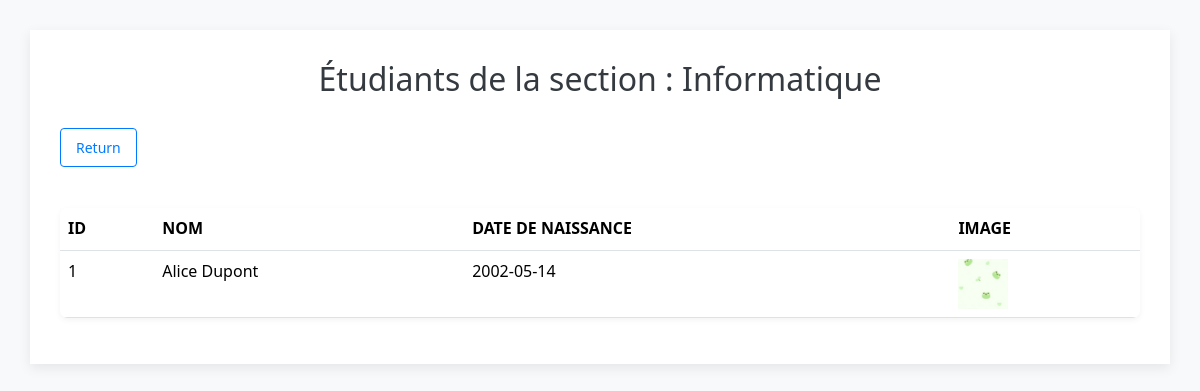
Before: /students_by_section.php?section_id=1 (signed in) with the older database file.
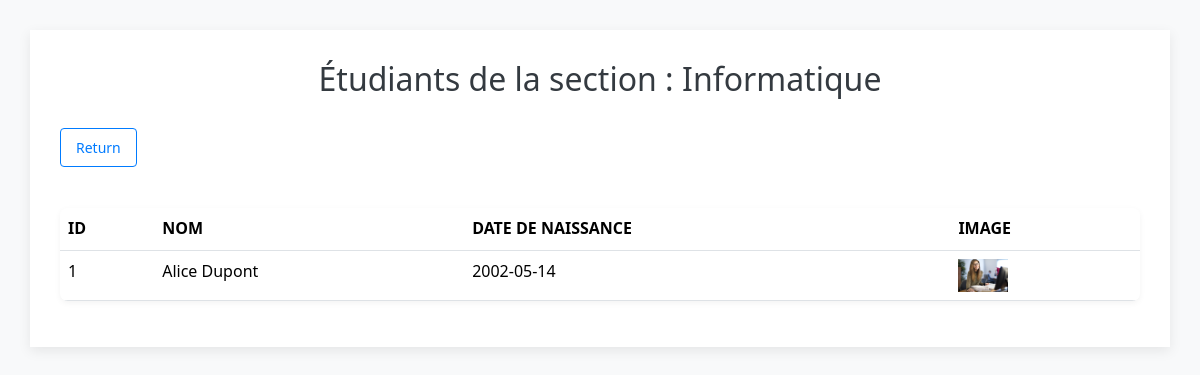
After: the same page with the newer database file.
### tables this page shows
CREATE TABLE etudiant (
    id INT AUTO_INCREMENT PRIMARY KEY,
    name VARCHAR(100) NOT NULL,
    birthday DATE NOT NULL,
    image VARCHAR(255),  
    section VARCHAR(100) NOT NULL
);

### students_by_section.php (the view, shortened to what this page needs)
<?php
include('db.php');
$sectionId = $_GET['section_id'];
try {
    $stmt_section = $conn->prepare("SELECT designation FROM section WHERE id = :id");
    $stmt_section->bindParam(':id', $sectionId, PDO::PARAM_INT);
    $stmt_section->execute();
    $section = $stmt_section->fetch(PDO::FETCH_ASSOC);
    $sectionDesignation = htmlspecialchars($section['designation']);
    $stmt_students = $conn->prepare("SELECT * FROM etudiant WHERE section = :section");
    $stmt_students->bindParam(':section', $sectionDesignation, PDO::PARAM_STR);
    $stmt_students->execute();
    $students = $stmt_students->fetchAll(PDO::FETCH_ASSOC);
} catch (PDOException $e) {
    die("Erreur : " . $e->getMessage());
}
?>
<!DOCTYPE html>
<html lang="fr">
<head>
    <link href="https://cdn.jsdelivr.net/npm/bootstrap@5.3.3/dist/css/bootstrap.min.css" rel="stylesheet">
</head>
<body>
    <div class="container">
        <h2>Étudiants de la section : <?= $sectionDesignation ?></h2>
        <p><a href="section.php" class="btn btn-outline-primary btn-sm mb-3">Return</a></p>
        <?php if (empty($students)): ?>
            <p class="empty-message">Aucun étudiant inscrit dans cette section.</p>
        <?php else: ?>
            <table class="table">
                <thead>
                    <tr>
                        <th>ID</th>
                        <th>Nom</th>
                        <th>Date de naissance</th>
                        <th>Image</th>
                    </tr>
                </thead>
                <tbody>
                    <?php foreach ($students as $student): ?>
                        <tr>
                            <td><?= htmlspecialchars($student['id']) ?></td>
                            <td><?= htmlspecialchars($student['name']) ?></td>
                            <td><?= htmlspecialchars($student['birthday']) ?></td>
                            <td>
                                <?php if (!empty($student['image'])): ?>
                                    <img src="<?= htmlspecialchars($student['image']) ?>" alt="Photo" style="max-width: 50px; max-height: 50px;">
                                <?php else: ?>
                                    Aucun
                                <?php endif; ?>
                            </td>
                        </tr>
                    <?php endforeach; ?>
                </tbody>
            </table>
        <?php endif; ?>
    </div>
</body>
</html>

Changed rows visible on the page:
changed etudiant "Alice Dupont": image: a different picture
